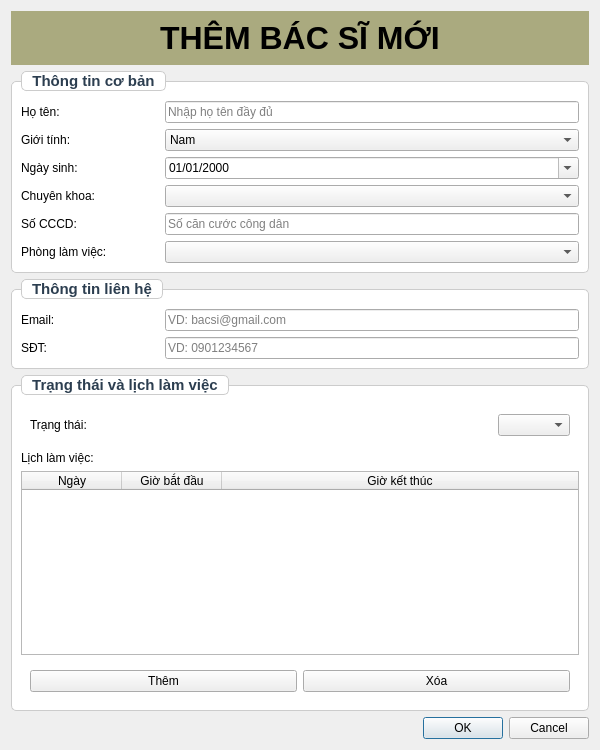
<?xml version="1.0" encoding="UTF-8"?>
<ui version="4.0">
 <class>AddEditDoctorDialog</class>
 <widget class="QDialog" name="AddEditDoctorDialog">
  <property name="geometry">
   <rect>
    <x>0</x>
    <y>0</y>
    <width>600</width>
    <height>750</height>
   </rect>
  </property>
  <property name="windowTitle">
   <string>Thêm/Chỉnh Sửa Bác Sĩ</string>
  </property>
  <property name="styleSheet">
   <string notr="true">QDialog {
    background-color: #aaaa7f;
}
QLabel {
    color: black;
    background-color: transparent;
    border: none;
    font-weight: bold;
}
QGroupBox {
    font-weight: bold;
    border: 1px solid #CCCCCC;
    border-radius: 5px;
    margin-top: 10px;
    padding-top: 10px;
}
QGroupBox::title {
    subcontrol-origin: margin;
    left: 10px;
    padding: 0 5px 0 5px;
}
QPushButton {
    background-color: #4CAF50;
    color: white;
    border: none;
    padding: 5px 15px;
    border-radius: 3px;
    font-weight: bold;
}
QPushButton:hover {
    background-color: #45A049;
}
QPushButton:pressed {
    background-color: #3D8B40;
}
QPushButton#pushButton {
    background-color: #f44336;
}
QPushButton#pushButton:hover {
    background-color: #d32f2f;
}
QPushButton#pushButton:pressed {
    background-color: #b71c1c;
}
QDialogButtonBox QPushButton[text="Cancel"] {
    background-color: #f44336;
    color: white;
    border: none;
    padding: 8px 20px;
    border-radius: 3px;
    font-weight: bold;
    min-width: 80px;
}
QDialogButtonBox QPushButton[text="Cancel"]:hover {
    background-color: #d32f2f;
}
QDialogButtonBox QPushButton[text="Cancel"]:pressed {
    background-color: #b71c1c;
}
QDialogButtonBox QPushButton[text="OK"] {
    background-color: #4CAF50;
    color: white;
    border: none;
    padding: 8px 20px;
    border-radius: 3px;
    font-weight: bold;
    min-width: 80px;
}
QDialogButtonBox QPushButton[text="OK"]:hover {
    background-color: #45A049;
}
QDialogButtonBox QPushButton[text="OK"]:pressed {
    background-color: #3D8B40;
</string>
  </property>
  <layout class="QVBoxLayout" name="verticalLayout">
   <item>
    <widget class="QWidget" name="widgetTitleBar" native="true">
     <property name="styleSheet">
      <string notr="true">background-color: rgb(170, 170, 127);</string>
     </property>
     <layout class="QHBoxLayout" name="horizontalLayout_4">
      <item>
       <spacer name="horizontalSpacer">
        <property name="orientation">
         <enum>Qt::Orientation::Horizontal</enum>
        </property>
        <property name="sizeHint" stdset="0">
         <size>
          <width>40</width>
          <height>20</height>
         </size>
        </property>
       </spacer>
      </item>
      <item>
       <widget class="QLabel" name="labelTitle">
        <property name="font">
         <font>
          <family>Segoe UI</family>
          <pointsize>24</pointsize>
          <italic>false</italic>
          <bold>true</bold>
         </font>
        </property>
        <property name="styleSheet">
         <string notr="true">font: 700 24pt &quot;Segoe UI&quot;;
color: black;</string>
        </property>
        <property name="text">
         <string>THÊM BÁC SĨ MỚI</string>
        </property>
       </widget>
      </item>
      <item>
       <spacer name="horizontalSpacer_2">
        <property name="orientation">
         <enum>Qt::Orientation::Horizontal</enum>
        </property>
        <property name="sizeHint" stdset="0">
         <size>
          <width>40</width>
          <height>20</height>
         </size>
        </property>
       </spacer>
      </item>
     </layout>
    </widget>
   </item>
   <item>
    <widget class="QGroupBox" name="groupBoxBasicInfo">
     <property name="font">
      <font>
       <family>Arial</family>
       <pointsize>11</pointsize>
       <italic>false</italic>
       <bold>true</bold>
      </font>
     </property>
     <property name="styleSheet">
      <string notr="true">QGroupBox {
    font: bold 11pt &quot;Arial&quot;;
    color: #2C3E50;
    border: 1px solid #CCCCCC;
    border-radius: 5px;
    margin-top: 10px;
    padding-top: 10px;
    background-color: white;
}
QGroupBox::title {
    subcontrol-origin: margin;
    subcontrol-position: top left;
    border: 1px solid #CCCCCC;
    border-radius: 5px;
    left: 10px;
    padding: 0 8px 0 8px;
    background-color: white;
}</string>
     </property>
     <property name="title">
      <string>Thông tin cơ bản</string>
     </property>
     <layout class="QGridLayout" name="gridLayout">
      <item row="0" column="0">
       <widget class="QLabel" name="label">
        <property name="text">
         <string>Họ tên:</string>
        </property>
       </widget>
      </item>
      <item row="0" column="1" colspan="3">
       <widget class="QLineEdit" name="txtName">
        <property name="placeholderText">
         <string>Nhập họ tên đầy đủ</string>
        </property>
       </widget>
      </item>
      <item row="1" column="0">
       <widget class="QLabel" name="txtGender">
        <property name="text">
         <string>Giới tính:</string>
        </property>
       </widget>
      </item>
      <item row="1" column="1" colspan="3">
       <widget class="QComboBox" name="cmbGender">
        <item>
         <property name="text">
          <string>Nam</string>
         </property>
        </item>
        <item>
         <property name="text">
          <string>Nữ</string>
         </property>
        </item>
        <item>
         <property name="text">
          <string>Khác</string>
         </property>
        </item>
       </widget>
      </item>
      <item row="2" column="0">
       <widget class="QLabel" name="label_3">
        <property name="text">
         <string>Ngày sinh:</string>
        </property>
       </widget>
      </item>
      <item row="2" column="1" colspan="3">
       <widget class="QDateEdit" name="dateBirthday">
        <property name="displayFormat">
         <string>dd/MM/yyyy</string>
        </property>
        <property name="calendarPopup">
         <bool>true</bool>
        </property>
       </widget>
      </item>
      <item row="3" column="0">
       <widget class="QLabel" name="label_2">
        <property name="text">
         <string>Chuyên khoa:</string>
        </property>
       </widget>
      </item>
      <item row="3" column="1" colspan="3">
       <widget class="QComboBox" name="cmbSpecialization"/>
      </item>
      <item row="4" column="0">
       <widget class="QLabel" name="label_8">
        <property name="text">
         <string>Số CCCD:</string>
        </property>
       </widget>
      </item>
      <item row="4" column="1" colspan="3">
       <widget class="QLineEdit" name="txtCCCD">
        <property name="placeholderText">
         <string>Số căn cước công dân</string>
        </property>
       </widget>
      </item>
      <item row="5" column="0">
       <widget class="QLabel" name="label_9">
        <property name="text">
         <string>Phòng làm việc:</string>
        </property>
       </widget>
      </item>
      <item row="5" column="1" colspan="3">
       <widget class="QComboBox" name="cmbRoom">
        <property name="placeholderText">
         <string>Chọn phòng làm việc</string>
        </property>
       </widget>
      </item>
     </layout>
    </widget>
   </item>
   <item>
    <widget class="QGroupBox" name="groupBoxContactInfo">
     <property name="font">
      <font>
       <family>Arial</family>
       <pointsize>11</pointsize>
       <italic>false</italic>
       <bold>true</bold>
      </font>
     </property>
     <property name="styleSheet">
      <string notr="true">QGroupBox {
    font: bold 11pt &quot;Arial&quot;;
    color: #2C3E50;
    border: 1px solid #CCCCCC;
    border-radius: 5px;
    margin-top: 10px;
    padding-top: 10px;
    background-color: white;
}
QGroupBox::title {
    subcontrol-origin: margin;
    subcontrol-position: top left;
    border: 1px solid #CCCCCC;
    border-radius: 5px;
    left: 10px;
    padding: 0 8px 0 8px;
    background-color: white;
}</string>
     </property>
     <property name="title">
      <string>Thông tin liên hệ</string>
     </property>
     <layout class="QGridLayout" name="gridLayout_2">
      <item row="0" column="0">
       <widget class="QLabel" name="label_5">
        <property name="text">
         <string>Email:</string>
        </property>
       </widget>
      </item>
      <item row="0" column="1" colspan="3">
       <widget class="QLineEdit" name="txtEmail">
        <property name="placeholderText">
         <string>VD: bacsi@gmail.com</string>
        </property>
       </widget>
      </item>
      <item row="1" column="0">
       <widget class="QLabel" name="label_4">
        <property name="text">
         <string>SĐT:</string>
        </property>
       </widget>
      </item>
      <item row="1" column="1" colspan="3">
       <widget class="QLineEdit" name="txtPhoneNumber">
        <property name="placeholderText">
         <string>VD: 0901234567</string>
        </property>
       </widget>
      </item>
     </layout>
    </widget>
   </item>
   <item>
    <widget class="QGroupBox" name="groupBoxStatusAndSchedule">
     <property name="font">
      <font>
       <family>Arial</family>
       <pointsize>11</pointsize>
       <italic>false</italic>
       <bold>true</bold>
      </font>
     </property>
     <property name="styleSheet">
      <string notr="true">QGroupBox {
    font: bold 11pt &quot;Arial&quot;;
    color: #2C3E50;
    border: 1px solid #CCCCCC;
    border-radius: 5px;
    margin-top: 10px;
    padding-top: 10px;
    background-color: white;
}
QGroupBox::title {
    subcontrol-origin: margin;
    subcontrol-position: top left;
    border: 1px solid #CCCCCC;
    border-radius: 5px;
    left: 10px;
    padding: 0 8px 0 8px;
    background-color: white;
}</string>
     </property>
     <property name="title">
      <string>Trạng thái và lịch làm việc</string>
     </property>
     <layout class="QVBoxLayout" name="verticalLayout_2">
      <item>
       <widget class="QWidget" name="widget" native="true">
        <layout class="QHBoxLayout" name="horizontalLayout">
         <item>
          <widget class="QLabel" name="label_6">
           <property name="text">
            <string>Trạng thái:</string>
           </property>
          </widget>
         </item>
         <item>
          <spacer name="horizontalSpacer_3">
           <property name="orientation">
            <enum>Qt::Orientation::Horizontal</enum>
           </property>
           <property name="sizeHint" stdset="0">
            <size>
             <width>40</width>
             <height>20</height>
            </size>
           </property>
          </spacer>
         </item>
         <item>
          <widget class="QComboBox" name="cmbStatus"/>
         </item>
        </layout>
       </widget>
      </item>
      <item>
       <widget class="QLabel" name="label_7">
        <property name="text">
         <string>Lịch làm việc:</string>
        </property>
       </widget>
      </item>
      <item>
       <widget class="QTableWidget" name="tableWorkingSchedule">
        <property name="columnCount">
         <number>3</number>
        </property>
        <attribute name="horizontalHeaderStretchLastSection">
         <bool>true</bool>
        </attribute>
        <column>
         <property name="text">
          <string>Ngày</string>
         </property>
        </column>
        <column>
         <property name="text">
          <string>Giờ bắt đầu</string>
         </property>
        </column>
        <column>
         <property name="text">
          <string>Giờ kết thúc</string>
         </property>
        </column>
       </widget>
      </item>
      <item>
       <widget class="QWidget" name="widget_2" native="true">
        <layout class="QHBoxLayout" name="horizontalLayout_2">
         <item>
          <widget class="QPushButton" name="pushButton_3">
           <property name="text">
            <string>Thêm</string>
           </property>
          </widget>
         </item>
         <item>
          <widget class="QPushButton" name="pushButton">
           <property name="text">
            <string>Xóa</string>
           </property>
          </widget>
         </item>
        </layout>
       </widget>
      </item>
     </layout>
    </widget>
   </item>
   <item>
    <widget class="QDialogButtonBox" name="buttonBox">
     <property name="styleSheet">
      <string notr="true"/>
     </property>
     <property name="orientation">
      <enum>Qt::Orientation::Horizontal</enum>
     </property>
     <property name="standardButtons">
      <set>QDialogButtonBox::StandardButton::Cancel|QDialogButtonBox::StandardButton::Ok</set>
     </property>
    </widget>
   </item>
  </layout>
 </widget>
 <resources/>
 <connections/>
</ui>
